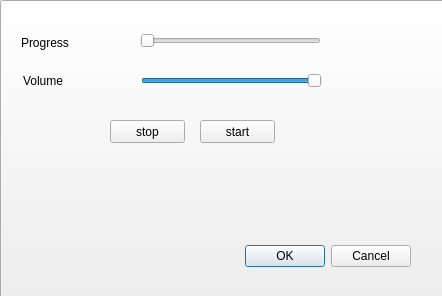
<?xml version="1.0" encoding="UTF-8"?>
<ui version="4.0">
 <class>Dialog</class>
 <widget class="QDialog" name="Dialog">
  <property name="geometry">
   <rect>
    <x>0</x>
    <y>0</y>
    <width>442</width>
    <height>296</height>
   </rect>
  </property>
  <property name="windowTitle">
   <string>Dialog</string>
  </property>
  <widget class="QDialogButtonBox" name="buttonBox">
   <property name="geometry">
    <rect>
     <x>240</x>
     <y>240</y>
     <width>171</width>
     <height>32</height>
    </rect>
   </property>
   <property name="orientation">
    <enum>Qt::Horizontal</enum>
   </property>
   <property name="standardButtons">
    <set>QDialogButtonBox::Cancel|QDialogButtonBox::Ok</set>
   </property>
  </widget>
  <widget class="QPushButton" name="pushButton">
   <property name="geometry">
    <rect>
     <x>0</x>
     <y>0</y>
     <width>451</width>
     <height>301</height>
    </rect>
   </property>
   <property name="text">
    <string/>
   </property>
   <property name="icon">
    <iconset>
     <normaloff>../ax/joker-movie-2019-1.jpg</normaloff>../ax/joker-movie-2019-1.jpg</iconset>
   </property>
   <property name="iconSize">
    <size>
     <width>500</width>
     <height>400</height>
    </size>
   </property>
  </widget>
  <widget class="QPushButton" name="stop">
   <property name="geometry">
    <rect>
     <x>110</x>
     <y>120</y>
     <width>75</width>
     <height>23</height>
    </rect>
   </property>
   <property name="text">
    <string>stop</string>
   </property>
  </widget>
  <widget class="QPushButton" name="start">
   <property name="geometry">
    <rect>
     <x>200</x>
     <y>120</y>
     <width>75</width>
     <height>23</height>
    </rect>
   </property>
   <property name="text">
    <string>start</string>
   </property>
  </widget>
  <widget class="QSlider" name="slider">
   <property name="geometry">
    <rect>
     <x>141</x>
     <y>70</y>
     <width>181</width>
     <height>22</height>
    </rect>
   </property>
   <property name="value">
    <number>99</number>
   </property>
   <property name="orientation">
    <enum>Qt::Horizontal</enum>
   </property>
  </widget>
  <widget class="QLabel" name="progress">
   <property name="geometry">
    <rect>
     <x>21</x>
     <y>30</y>
     <width>81</width>
     <height>25</height>
    </rect>
   </property>
   <property name="styleSheet">
    <string notr="true">font: 12pt &quot;Zombie Guts&quot;;</string>
   </property>
   <property name="text">
    <string>Progress</string>
   </property>
  </widget>
  <widget class="QLabel" name="volume">
   <property name="geometry">
    <rect>
     <x>23</x>
     <y>70</y>
     <width>71</width>
     <height>21</height>
    </rect>
   </property>
   <property name="styleSheet">
    <string notr="true">font: 12pt &quot;Zombie Guts&quot;;</string>
   </property>
   <property name="text">
    <string>Volume</string>
   </property>
  </widget>
  <widget class="QSlider" name="progressSlider">
   <property name="geometry">
    <rect>
     <x>140</x>
     <y>30</y>
     <width>181</width>
     <height>21</height>
    </rect>
   </property>
   <property name="orientation">
    <enum>Qt::Horizontal</enum>
   </property>
  </widget>
  <zorder>pushButton</zorder>
  <zorder>buttonBox</zorder>
  <zorder>stop</zorder>
  <zorder>start</zorder>
  <zorder>slider</zorder>
  <zorder>progress</zorder>
  <zorder>volume</zorder>
  <zorder>progressSlider</zorder>
 </widget>
 <resources/>
 <connections>
  <connection>
   <sender>buttonBox</sender>
   <signal>accepted()</signal>
   <receiver>Dialog</receiver>
   <slot>accept()</slot>
   <hints>
    <hint type="sourcelabel">
     <x>248</x>
     <y>254</y>
    </hint>
    <hint type="destinationlabel">
     <x>157</x>
     <y>274</y>
    </hint>
   </hints>
  </connection>
  <connection>
   <sender>buttonBox</sender>
   <signal>rejected()</signal>
   <receiver>Dialog</receiver>
   <slot>reject()</slot>
   <hints>
    <hint type="sourcelabel">
     <x>316</x>
     <y>260</y>
    </hint>
    <hint type="destinationlabel">
     <x>286</x>
     <y>274</y>
    </hint>
   </hints>
  </connection>
 </connections>
</ui>
